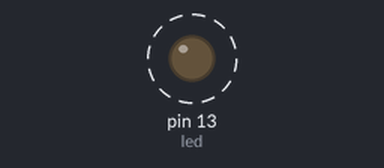
Simulated run of this sketch. Board: Arduino Uno, built with avr-gcc and run on an emulated ATmega328P. On the bench: output pins drawn as LEDs (lit = HIGH). Dashed ring = blinking.

Above: at 0.2 s.
Timing chart, 0 to 3.7 s (numbered marks = the images above):
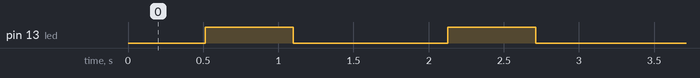

The sketch:

main.ino
```cpp
int led = LED_BUILTIN;
void setup() {
  // put your setup code here, to run once:
  pinMode(led,OUTPUT);
}
void loop() {
//   put your main code here, to run repeatedly:
  for( int i = 0 ; i<=200 ; i++){
  analogWrite(led,i);
  delay(4);
  }
  for( int j = 200 ; j>=0 ; j--){
  analogWrite(led,j);
  delay(4);
  }
//  digitalWrite(led,LOW);
//  delay(4000);
//  digitalWrite(led,HIGH);
//  delay(4000);
}
```

Measured:
- by itself, pin 13 (led): alternates HIGH for 0.59 s and LOW for 1.0 s
